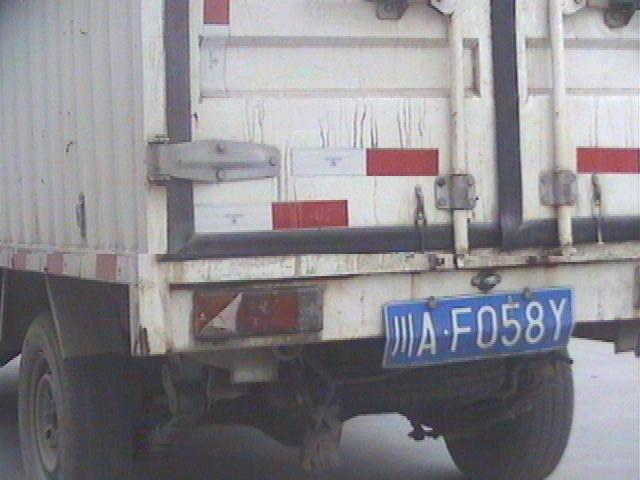
#> input picture dataset/0.jpg, 640 x 480 px
$ python -i finemapping.py   (imports and definitions only)   (older library calls are emulated)
#> lines starting #> are read from the running program, lines starting #| are printed output that depends on the picture; after the words box and inside, x2 and y2 are one past the last pixel; in counts of white or black regions, pixels touching at a corner belong together

import cv2
import numpy as np

from skimage.filters import (threshold_otsu, threshold_niblack,
                             threshold_sauvola)


def fitLine_ransac(pts,zero_add = 0 ):
    if len(pts)>=2:
        [vx, vy, x, y] = cv2.fitLine(pts, cv2.DIST_HUBER, 0, 0.01, 0.01)
        lefty = int((-x * vy / vx) + y)
        righty = int(((136- x) * vy / vx) + y)
        return lefty+30+zero_add,righty+30+zero_add
    return 0,0


def findContoursAndDrawBoundingBox(gray_image):


    line_upper  = [];
    line_lower = [];

    line_experiment = []

    grouped_rects = []
    for k in np.linspace(-1.8, -0.2,5):
        thresh_niblack = threshold_niblack(gray_image, window_size=25, k=k)
        binary_niblack = gray_image > thresh_niblack
        binary_niblack = binary_niblack.astype(np.uint8) * 255
        imagex, contours, hierarchy = cv2.findContours(binary_niblack.copy(),cv2.RETR_EXTERNAL,cv2.CHAIN_APPROX_SIMPLE)
        for contour in contours:
            bdbox = cv2.boundingRect(contour)
            if (bdbox[3]/float(bdbox[2])>0.5 and bdbox[3]*bdbox[2]>100 and bdbox[3]*bdbox[2]<1300) or (bdbox[3]/float(bdbox[2])>3 and bdbox[3]*bdbox[2]<100):
                # cv2.rectangle(rgb,(bdbox[0],bdbox[1]),(bdbox[0]+bdbox[2],bdbox[1]+bdbox[3]),(255,0,0),1)
                line_upper.append([bdbox[0],bdbox[1]])
                line_lower.append([bdbox[0]+bdbox[2],bdbox[1]+bdbox[3]])
                line_experiment.append([bdbox[0],bdbox[1]])
                line_experiment.append([bdbox[0]+bdbox[2],bdbox[1]+bdbox[3]])
                # grouped_rects.append(bdbox)

    rgb = cv2.copyMakeBorder(gray_image,30,30,0,0,cv2.BORDER_REPLICATE)
    leftyA, rightyA = fitLine_ransac(np.array(line_lower),2)
    rows,cols = rgb.shape[:2]

    # rgb = cv2.line(rgb, (cols - 1, rightyA), (0, leftyA), (0, 0, 255), 1,cv2.LINE_AA)

    leftyB, rightyB = fitLine_ransac(np.array(line_upper),-2)

    rows,cols = rgb.shape[:2]

    # rgb = cv2.line(rgb, (cols - 1, rightyB), (0, leftyB), (0,255, 0), 1,cv2.LINE_AA)
    pts_map1  = np.float32([[cols - 1, rightyA], [0, leftyA],[cols - 1, rightyB], [0, leftyB]])
    pts_map2 = np.float32([[136,36],[0,36],[136,0],[0,0]])

    mat = cv2.getPerspectiveTransform(pts_map1,pts_map2)
    image = cv2.warpPerspective(rgb,mat,(136,36))
    return image

>>> import cv2
>>> picture = cv2.imread('../dataset/0.jpg', cv2.IMREAD_GRAYSCALE)
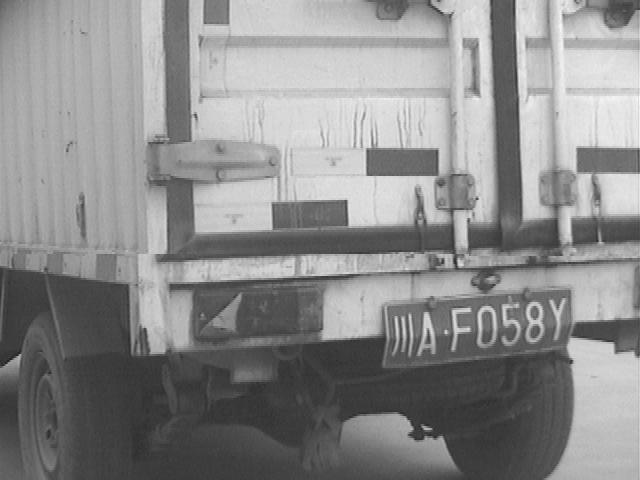
#> picture: shape (480, 640); min 28, max 250, mean 139
>>> result = findContoursAndDrawBoundingBox(picture)
#> the loop in findContoursAndDrawBoundingBox, `for k in np.linspace(-1.8, -0.2,5):` made 5 passes
#> pass 1, in findContoursAndDrawBoundingBox, `thresh_niblack = threshold_niblack(gray_image, window_size=25, k=k)`:
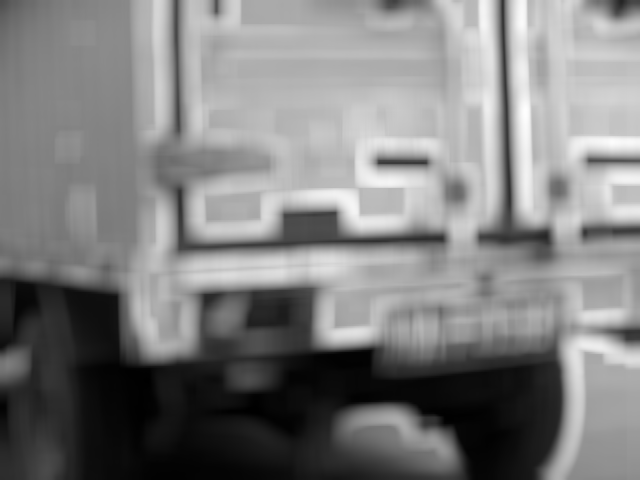
#> thresh_niblack: shape (480, 640) float64; min 59.55, max 286.7, mean 173.1; drawn with min black and max white
#> pass 1, in findContoursAndDrawBoundingBox, `binary_niblack = gray_image > thresh_niblack`:
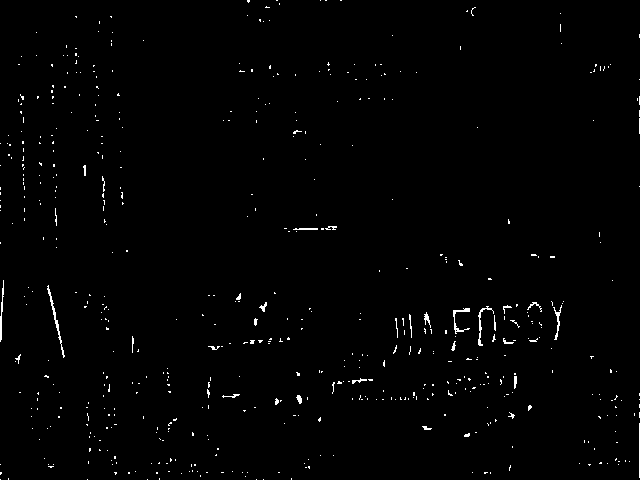
#> binary_niblack: shape (480, 640) bool; 0.99% white in thin lines or dots
#> after the loop in findContoursAndDrawBoundingBox, `for k in np.linspace(-1.8, -0.2,5):`:
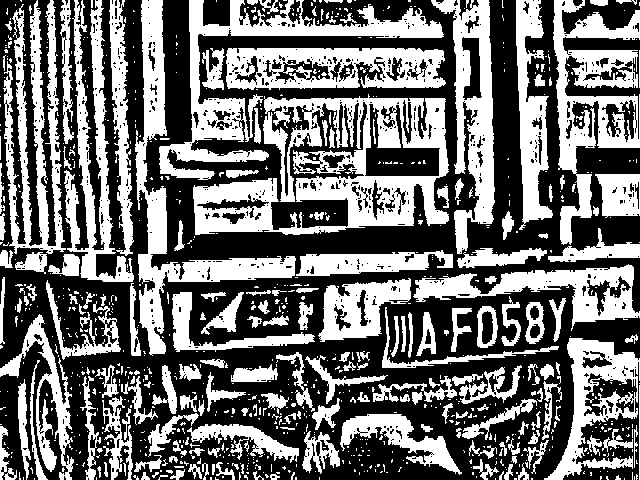
#> binary_niblack: shape (480, 640); 43.6% white; 896 white regions (708 under 20 px), largest, box (x1, y1, x2, y2) and area: (193, 94, 449, 235) 15788, (159, 0, 444, 180) 8885, (135, 0, 296, 356) 8806
#> after the loop in findContoursAndDrawBoundingBox, `for k in np.linspace(-1.8, -0.2,5):`: line_experiment = 1446 pairs, first value 0 to 640, second value 0 to 480; line_lower = 723 pairs, first value 1 to 640, second value 5 to 480; line_upper = 723 pairs, first value 0 to 639, second value 0 to 476
#> in findContoursAndDrawBoundingBox, `rgb = cv2.copyMakeBorder(gray_image,30,30,0,0,cv2.BORDER_REPLICATE)`:
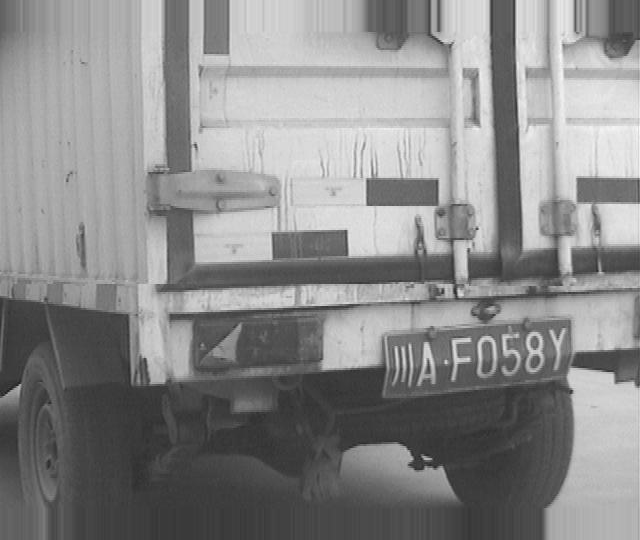
#> rgb: shape (540, 640); min 28, max 250, mean 137.2
#> in fitLine_ransac, `[vx, vy, x, y] = cv2.fitLine(pts, cv2.DIST_HUBER, 0, 0.01, 0.01)`: vx = [0.943]; vy = [0.334]; x = [344.1]; y = [293.2]
#> in fitLine_ransac, `lefty = int((-x * vy / vx) + y)`: lefty = 171
#> in fitLine_ransac, `righty = int(((136- x) * vy / vx) + y)`: righty = 219
#> in findContoursAndDrawBoundingBox, `leftyA, rightyA = fitLine_ransac(np.array(line_lower),2)`: leftyA = 203; rightyA = 251
#> in findContoursAndDrawBoundingBox, `leftyB, rightyB = fitLine_ransac(np.array(line_upper),-2)`: leftyB = 177; rightyB = 225
#> in findContoursAndDrawBoundingBox, `pts_map1  = np.float32([[cols - 1, rightyA], [0, leftyA],[cols - 1, ri..`: pts_map1 = [[639, 251], [0, 203], [639, 225], [0, 177]]
#> in findContoursAndDrawBoundingBox, `mat = cv2.getPerspectiveTransform(pts_map1,pts_map2)`: mat = [[0.213, 0, 0], [-0.104, 1.38, -245.1], [4.63e-19, 0, 1]]
#> in findContoursAndDrawBoundingBox, `image = cv2.warpPerspective(rgb,mat,(136,36))`:
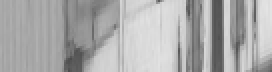
#> image: shape (36, 136) (shown 2 times larger); min 76, max 228, mean 171.2

$ run again, on dataset/1.jpg
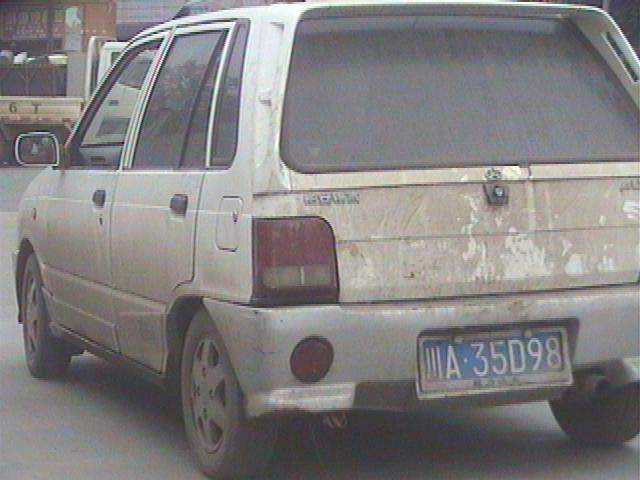
#> input picture dataset/1.jpg, 640 x 480 px
#> the loop in findContoursAndDrawBoundingBox, `for k in np.linspace(-1.8, -0.2,5):` made 5 passes
#> pass 1, in findContoursAndDrawBoundingBox, `binary_niblack = gray_image > thresh_niblack`:
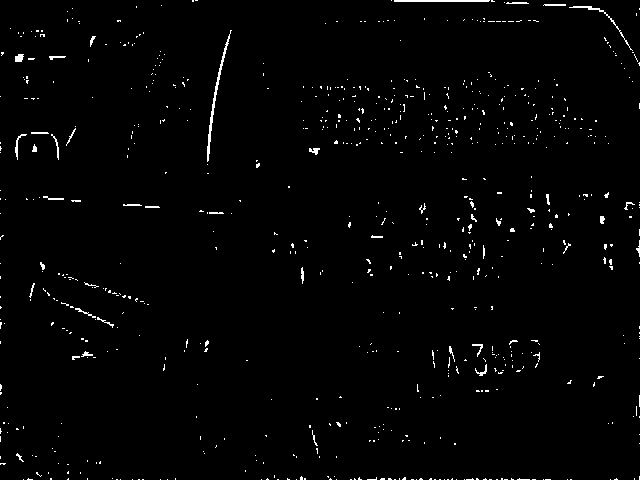
#> binary_niblack: shape (480, 640) bool; 1.4% white in thin lines or dots
#> after the loop in findContoursAndDrawBoundingBox, `for k in np.linspace(-1.8, -0.2,5):`: line_experiment = 1346 pairs, first value 0 to 640, second value 0 to 480; line_lower = 673 pairs, first value 1 to 640, second value 14 to 480; line_upper = 673 pairs, first value 0 to 639, second value 0 to 476
#> vx = [0.991]; vy = [-0.136]; x = [376.7]; y = [252]
#> lefty = 303
#> righty = 284
#> leftyA = 335; rightyA = 316
#> leftyB = 302; rightyB = 289
#> pts_map1 = [[639, 316], [0, 335], [639, 289], [0, 302]]
#> mat = [[0.174, 0, 0], [0.0222, 1.09, -329.5], [-0.000285, 0, 1]]
#> in findContoursAndDrawBoundingBox, `image = cv2.warpPerspective(rgb,mat,(136,36))`:
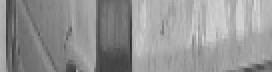
#> image: shape (36, 136) (shown 2 times larger); min 50, max 218, mean 147.8
